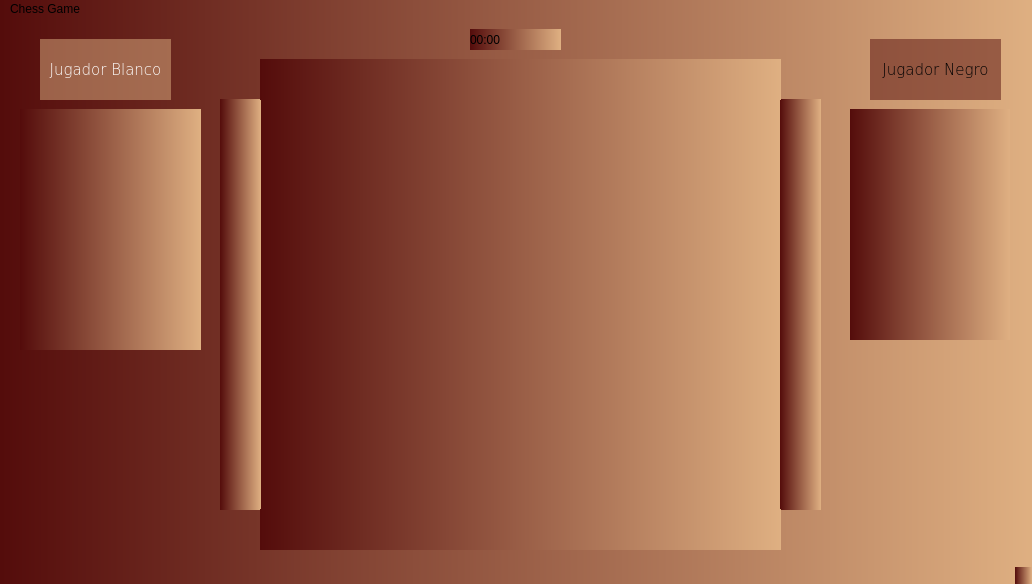
<?xml version="1.0" encoding="UTF-8"?>
<ui version="4.0">
 <class>MainWindow</class>
 <widget class="QMainWindow" name="MainWindow">
  <property name="geometry">
   <rect>
    <x>0</x>
    <y>0</y>
    <width>1032</width>
    <height>584</height>
   </rect>
  </property>
  <property name="windowTitle">
   <string>Tablero</string>
  </property>
  <property name="styleSheet">
   <string notr="true">background-color: qlineargradient(spread:pad, x1:0, y1:0, x2:1, y2:0, stop:0 #540C0B, stop:1 #DFB082);</string>
  </property>
  <widget class="QWidget" name="centralwidget">
   <widget class="QWidget" name="gridLayoutWidget">
    <property name="geometry">
     <rect>
      <x>260</x>
      <y>80</y>
      <width>521</width>
      <height>411</height>
     </rect>
    </property>
    <layout class="QGridLayout" name="board">
     <property name="sizeConstraint">
      <enum>QLayout::SetNoConstraint</enum>
     </property>
     <property name="spacing">
      <number>0</number>
     </property>
    </layout>
   </widget>
   <widget class="QLabel" name="white_label">
    <property name="geometry">
     <rect>
      <x>40</x>
      <y>20</y>
      <width>131</width>
      <height>61</height>
     </rect>
    </property>
    <property name="font">
     <font>
      <family>DejaVu Sans</family>
      <pointsize>11</pointsize>
      <weight>9</weight>
      <italic>false</italic>
      <bold>false</bold>
     </font>
    </property>
    <property name="cursor">
     <cursorShape>SizeAllCursor</cursorShape>
    </property>
    <property name="mouseTracking">
     <bool>false</bool>
    </property>
    <property name="styleSheet">
     <string notr="true">color: rgb(255,255,255);
font: 75 11pt &quot;DejaVu Sans&quot;;
background-color: rgb(223,176,130,0.5);</string>
    </property>
    <property name="text">
     <string>Jugador Blanco</string>
    </property>
    <property name="alignment">
     <set>Qt::AlignCenter</set>
    </property>
   </widget>
   <widget class="QLabel" name="black_label">
    <property name="geometry">
     <rect>
      <x>870</x>
      <y>20</y>
      <width>131</width>
      <height>61</height>
     </rect>
    </property>
    <property name="font">
     <font>
      <family>DejaVu Sans</family>
      <pointsize>11</pointsize>
      <weight>9</weight>
      <italic>false</italic>
      <bold>false</bold>
     </font>
    </property>
    <property name="styleSheet">
     <string notr="true">color: rgb(0, 0, 0);
background-color: rgb(84,12,11,0.5);
font: 75 11pt &quot;DejaVu Sans&quot;;</string>
    </property>
    <property name="text">
     <string>Jugador Negro</string>
    </property>
    <property name="alignment">
     <set>Qt::AlignCenter</set>
    </property>
   </widget>
   <widget class="QWidget" name="gridLayoutWidget_2">
    <property name="geometry">
     <rect>
      <x>20</x>
      <y>90</y>
      <width>181</width>
      <height>241</height>
     </rect>
    </property>
    <layout class="QGridLayout" name="capture_black_pieces">
     <property name="sizeConstraint">
      <enum>QLayout::SetNoConstraint</enum>
     </property>
     <property name="spacing">
      <number>0</number>
     </property>
    </layout>
   </widget>
   <widget class="QWidget" name="gridLayoutWidget_3">
    <property name="geometry">
     <rect>
      <x>850</x>
      <y>90</y>
      <width>160</width>
      <height>231</height>
     </rect>
    </property>
    <layout class="QGridLayout" name="capture_white_pieces">
     <property name="sizeConstraint">
      <enum>QLayout::SetNoConstraint</enum>
     </property>
     <property name="spacing">
      <number>0</number>
     </property>
    </layout>
   </widget>
   <widget class="QWidget" name="verticalLayoutWidget">
    <property name="geometry">
     <rect>
      <x>780</x>
      <y>80</y>
      <width>41</width>
      <height>411</height>
     </rect>
    </property>
    <layout class="QVBoxLayout" name="numbers_right_layout"/>
   </widget>
   <widget class="QWidget" name="verticalLayoutWidget_2">
    <property name="geometry">
     <rect>
      <x>220</x>
      <y>80</y>
      <width>41</width>
      <height>411</height>
     </rect>
    </property>
    <layout class="QVBoxLayout" name="numbers_left_layout"/>
   </widget>
   <widget class="QLabel" name="time_label">
    <property name="geometry">
     <rect>
      <x>470</x>
      <y>10</y>
      <width>91</width>
      <height>21</height>
     </rect>
    </property>
    <property name="text">
     <string>00:00</string>
    </property>
   </widget>
   <widget class="QWidget" name="horizontalLayoutWidget">
    <property name="geometry">
     <rect>
      <x>260</x>
      <y>40</y>
      <width>521</width>
      <height>41</height>
     </rect>
    </property>
    <layout class="QHBoxLayout" name="letters_superior_layout"/>
   </widget>
   <widget class="QWidget" name="horizontalLayoutWidget_2">
    <property name="geometry">
     <rect>
      <x>260</x>
      <y>490</y>
      <width>521</width>
      <height>41</height>
     </rect>
    </property>
    <layout class="QHBoxLayout" name="letters_inferior_layout"/>
   </widget>
  </widget>
  <widget class="QMenuBar" name="menubar">
   <property name="geometry">
    <rect>
     <x>0</x>
     <y>0</y>
     <width>1032</width>
     <height>20</height>
    </rect>
   </property>
   <widget class="QMenu" name="menuChess_Game">
    <property name="title">
     <string>Chess Game</string>
    </property>
   </widget>
   <addaction name="menuChess_Game"/>
  </widget>
  <widget class="QStatusBar" name="statusbar">
   <property name="mouseTracking">
    <bool>false</bool>
   </property>
  </widget>
 </widget>
 <resources/>
 <connections/>
</ui>
